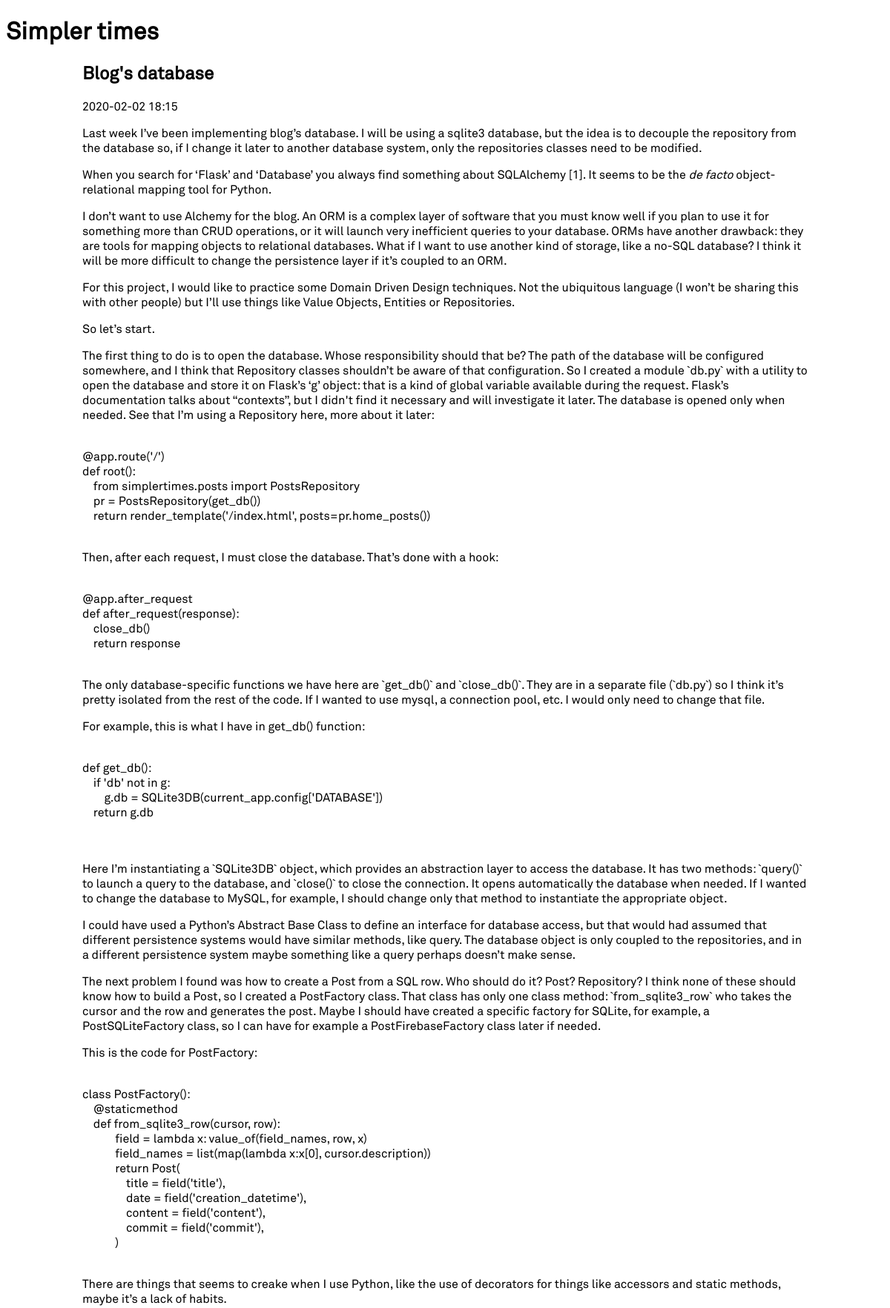
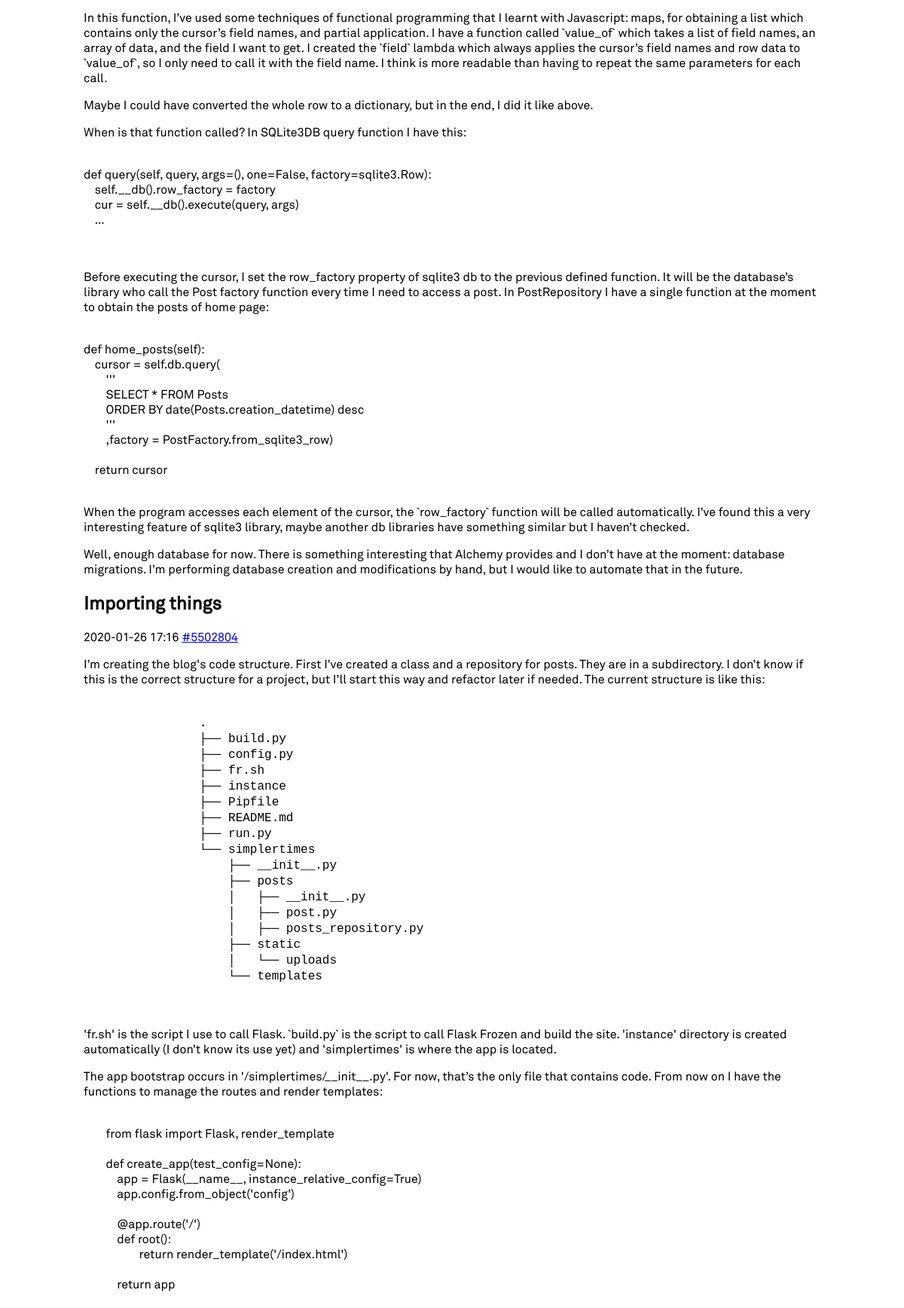
The page / (upper part) on the database its author committed (2 pictures, top to bottom).
### tables this page shows
CREATE TABLE "Posts" (
	`title`	TEXT NOT NULL,
	`creation_datetime`	TEXT NOT NULL,
	`content`	TEXT,
	`commit`	INTEGER
);

### simplertimes/__init__.py (the view)
    @app.route('/')
    def root():
        from simplertimes.posts import PostsRepository
        pr = PostsRepository(get_db())
        return render_template('/index.html', posts=pr.home_posts())

### simplertimes/__init__.py (called while the page is built)
def create_app(test_config=None):
    app = Flask(__name__, instance_relative_config=True)
    app.config.from_object('config')
    @app.after_request
    def after_request(response):
        close_db()
        return response
    @app.route('/admin/<_>')
    def admin(_=None):
        return 'pass'
    @app.route('/')
    def root():
        from simplertimes.posts import PostsRepository
        pr = PostsRepository(get_db())
        return render_template('/index.html', posts=pr.home_posts())
    return app

### simplertimes/db.py (called while the page is built)
def get_db():
    if 'db' not in g:
        g.db = SQLite3DB(current_app.config['DATABASE'])
    return g.db

### simplertimes/posts/post_factory.py (called while the page is built)
def value_of(field_names, row, field):
    try:
        return row[field_names.index(field)]
    except ValueError:
        return None

    @staticmethod
    def from_sqlite3_row(cursor, row):
        field = lambda x: value_of(field_names, row, x)
        field_names = list(map(lambda x:x[0], cursor.description))
        return Post(
            title = field('title'),
            date = field('creation_datetime'),
            content = field('content'),
            commit = field('commit'),
        )

### simplertimes/posts/posts_repository.py (called while the page is built)
    def home_posts(self):
        cursor = self.db.query(
            '''
            SELECT * FROM Posts
            ORDER BY date(Posts.creation_datetime) desc
            '''
            ,factory = PostFactory.from_sqlite3_row)
        return cursor

### simplertimes/sqlite3db.py (called while the page is built)
    def __db(self):
        if not self.__db_conn:
            self.__db_conn = sqlite3.connect(
                self.__db_path,
                detect_types=sqlite3.PARSE_DECLTYPES
            )
            self.__db_conn.row_factory = sqlite3.Row
        return self.__db_conn

    def close(self):
        if self.__db_conn is not None:
            self.__db_conn.close()

    def query(self, query, args=(), one=False, factory=sqlite3.Row):
        self.__db().row_factory = factory
        cur = self.__db().execute(query, args)
        if one:
            rv = c.fetchone()
            row = rv[0] if rv else None
        else:
            rv = cur.fetchall()
        cur.close()
        return row if one else rv

### simplertimes/templates/index.html
{% extends "base.html" %}
{% block content %}
<main>
{% for post in posts %}
    {% include "post.html" %}
{% endfor %}
</main>
{% endblock %}

### simplertimes/templates/base.html (shortened to what this page needs)
<!DOCTYPE html>
<html lang="en">
<head>
    <link rel="stylesheet" href="{{ url_for('static', filename='style.css') }}">
    <link rel="stylesheet"
      href="//cdn.jsdelivr.net/gh/highlightjs/cdn-release@9.17.1/build/styles/default.min.css">
</head>
<body>
<header><h1>Simpler times</h1></header>
{% block content %}
{% endblock %}
</body>

### simplertimes/templates/post.html
{% from '_helpers.html' import commit_url %}
<article>
    <h1>{{ post.title }}</h1>
    <p class="post_datetime">
        {{ post.date }}
        {{ commit_url(post.commit) }}
    </p>
    {{ post.content | safe }}
</article>

### simplertimes/templates/_helpers.html
{% macro commit_url(commit) %}
    {% if commit %}
        <a href='{{ config.REPOSITORY }}/tree/{{ commit }}'>#{{ commit }}</a>
    {% endif %}
{% endmacro %}

### simplertimes/static/style.css (style rules this page uses)
* { font-family: 'Akkurat', Arial, sans-serif; }
main { max-width: 978px; margin: 0 auto; }

### rows shown on the page
Posts: title "Blog's database", date "2020-02-02 18:15", content "Last week I’ve been implementing blog’s database. I will be using a sqlite3 database, but the idea is to decouple the repository from the database so, if I change it later to another database system, only the repositories classes need to be modified. When you search for ‘Flask’ and ‘Database’ you always find something about SQLAlchemy [1]. It seems to be the de facto object-relational mapping tool for Python. I don’t want to use Alchemy for the blog. An ORM is a complex layer of software that you must know well if you plan to use it for something more than CRUD operations, or it will launch very inefficient queries to your database. ORMs have another drawback: they are tools for mapping…"
Posts: title "Importing things", date "2020-01-26 17:16", commit "5502804", content "I’m creating the blog's code structure. First I’ve created a class and a repository for posts. They are in a subdirectory. I don’t know if this is the correct structure for a project, but I’ll start this way and refactor later if needed. The current structure is like this: . ├── build.py ├── config.py ├── fr.sh ├── instance ├── Pipfile ├── README.md ├── run.py └── simplertimes ├── __init__.py ├── posts │ ├── __init__.py │ ├── post.py │ ├── posts_repository.py ├── static │ └── uploads └── templates 'fr.sh' is the script I use to call Flask. `build.py` is the script to call Flask Frozen and build the site. 'instance' directory is created automatically (I don’t know its use yet) and…"
